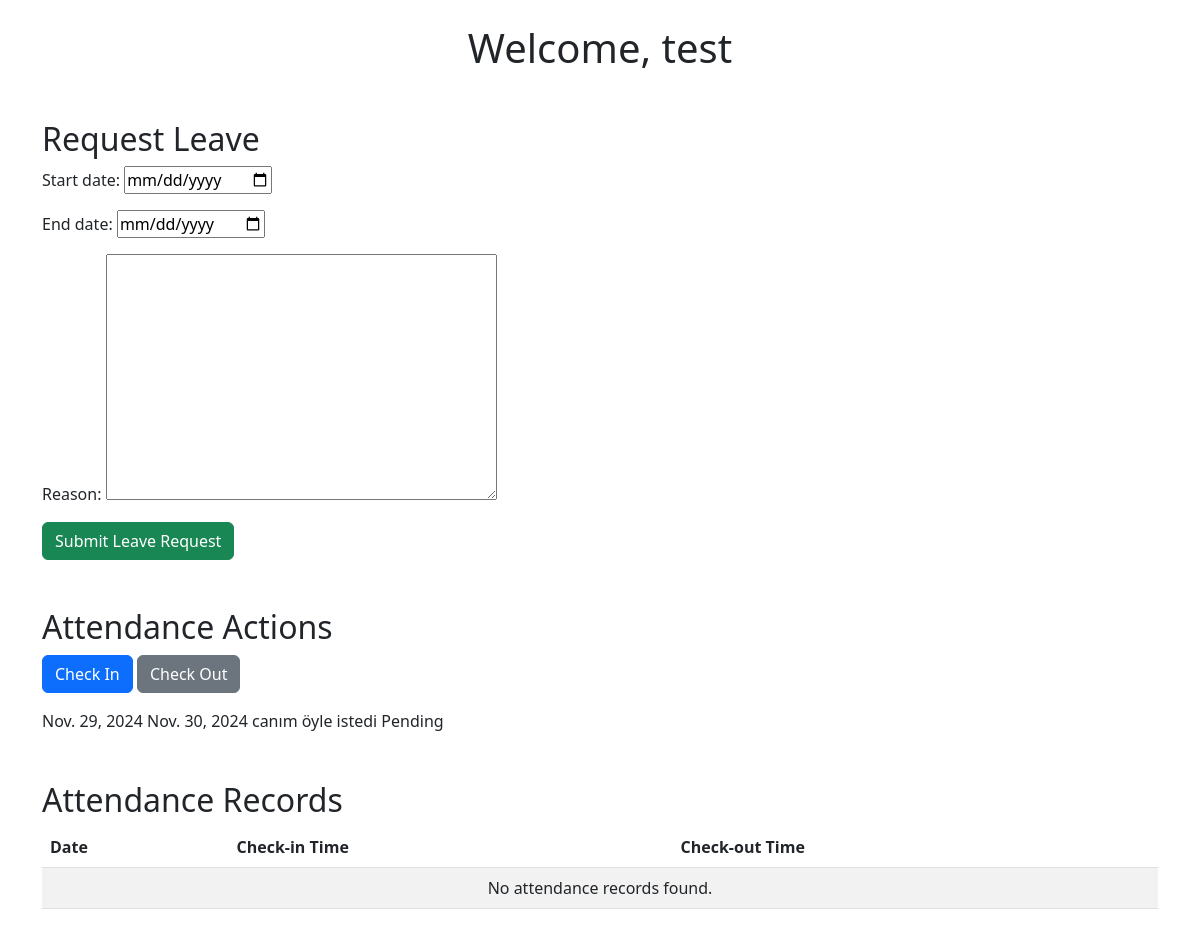
/employee/ (signed in), run on an earlier commit of the app's database.
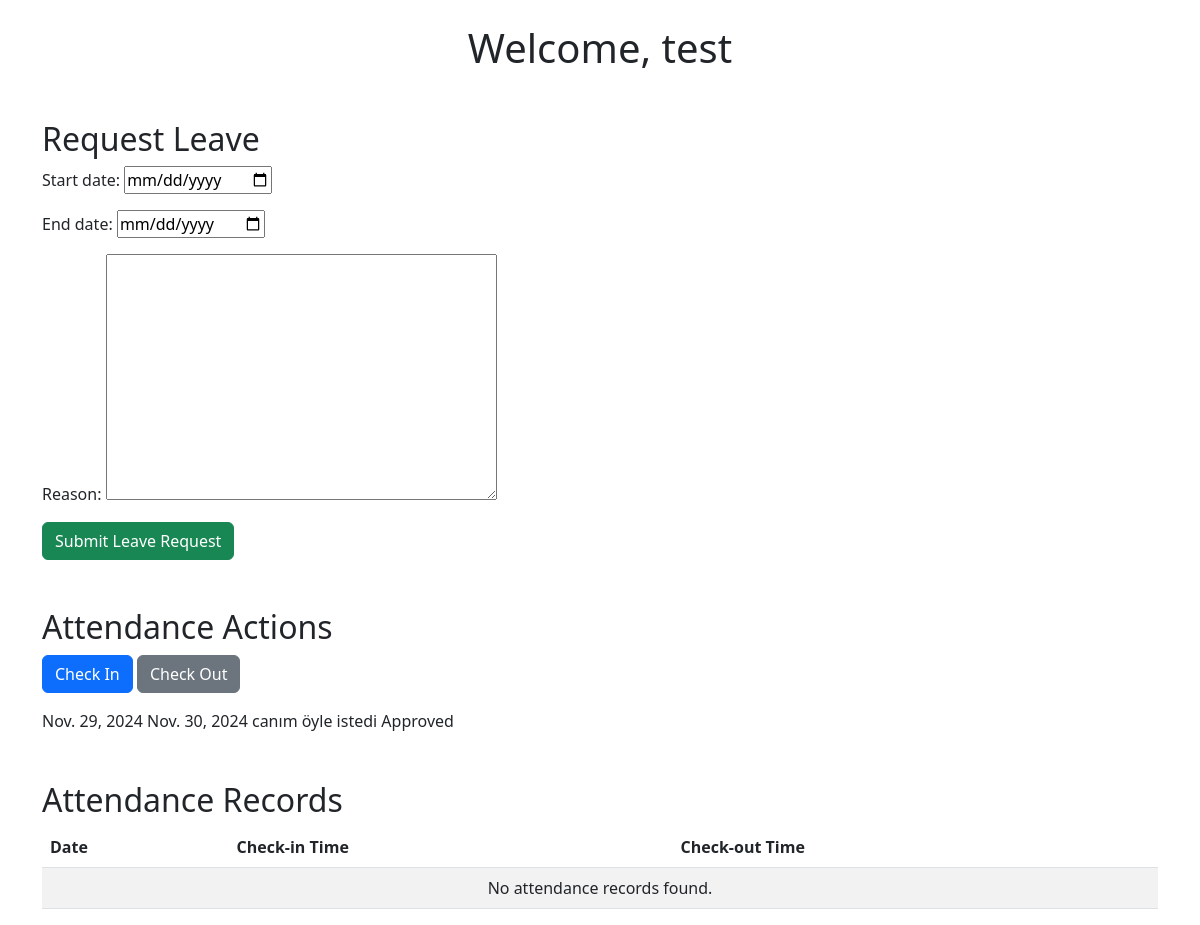
And on a later commit of the database.
### dashboard/models.py (models this page shows, shortened)
class LeaveRequest(models.Model):
    STATUS_CHOICES = [
        ('Pending', 'Pending'),
        ('Approved', 'Approved'),
        ('Rejected', 'Rejected'),
    ]
    employee = models.ForeignKey(User, on_delete=models.CASCADE)  # Kullanıcı ile ilişkilendirme
    start_date = models.DateField()  # İzin başlangıç tarihi
    end_date = models.DateField()  # İzin bitiş tarihi
    reason = models.TextField()  # İzin nedeni
    status = models.CharField(max_length=20, choices=STATUS_CHOICES, default='Pending')  # Talep durumu

### dashboard/views.py (the view)
# urls.py: path('employee/', views.employee, name='employee_page'),
def employee(request):
    if request.method == 'POST':
        form = LeaveRequestForm(request.POST)
        if form.is_valid():
            leave_request = form.save(commit=False)
            leave_request.employee = request.user  # Giriş yapmış kullanıcıyı ata
            leave_request.save()
            return redirect('employee_page')  # İzin talebi sonrası sayfaya dön
    else:
        form = LeaveRequestForm()
    leave_requests = LeaveRequest.objects.filter(employee=request.user).order_by('-start_date')  # Kullanıcıya ait talepler
    return render(request, 'dashboard/employee.html', {'form': form, 'leave_requests': leave_requests})

### dashboard/forms.py
class LeaveRequestForm(forms.ModelForm):
    class Meta:
        model = LeaveRequest
        fields = ['start_date', 'end_date', 'reason']
        widgets = {
            'start_date': forms.DateInput(attrs={'type': 'date'}),
            'end_date': forms.DateInput(attrs={'type': 'date'}),
        }

### templates/dashboard/employee.html (shortened to what this page needs)
{% extends 'partials/base.html' %}
{% block content %}
<div class="container mt-4">
    <h1 class="text-center">Welcome, {{ user.username }}</h1>
    <section class="mt-5">
        <h2>Request Leave</h2>
        <form method="post" class="form">
            <div class="form-group">
                {{ form.as_p }}
            </div>
            <button type="submit" class="btn btn-success">Submit Leave Request</button>
        </form>
    </section>
    <section class="mt-5">
        <h2>Attendance Actions</h2>
        <p>
        <a href="{% url 'check_in' %}" class="btn btn-primary">Check In</a>
        <a href="{% url 'check_out' %}" class="btn btn-secondary">Check Out</a>
        </p>
    </section>
    <section>
        {% for leave in leave_requests %}
        <tr>
            <td>{{ leave.start_date }}</td>
            <td>{{ leave.end_date }}</td>
            <td>{{ leave.reason }}</td>
            <td>{{ leave.status }}</td>
        </tr>
        {% endfor %}
    </section>
    <section class="mt-5">
        <h2>Attendance Records</h2>
        <table class="table table-striped">
            <thead>
                <tr>
                    <th>Date</th>
                    <th>Check-in Time</th>
                    <th>Check-out Time</th>
                </tr>
            </thead>
            <tbody>
                {% for record in attendance_records %}
                <tr>
                    <td>{{ record.date }}</td>
                    <td>{{ record.check_in_time|default:"-" }}</td>
                    <td>{{ record.check_out_time|default:"-" }}</td>
                </tr>
                {% empty %}
                <tr>
                    <td colspan="3" class="text-center">No attendance records found.</td>
                </tr>
                {% endfor %}
            </tbody>
        </table>
    </section>
</div>
{% endblock %}

What changed in the data, as far as the page shows it:
changed LeaveRequest "canım öyle istedi": status "Pending" → "Approved"
